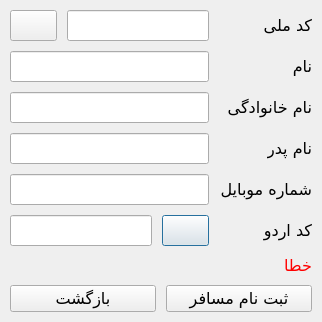
<?xml version="1.0" encoding="UTF-8"?>
<ui version="4.0">
 <class>RegisterPassengerDialog</class>
 <widget class="QDialog" name="RegisterPassengerDialog">
  <property name="geometry">
   <rect>
    <x>0</x>
    <y>0</y>
    <width>382</width>
    <height>384</height>
   </rect>
  </property>
  <property name="font">
   <font>
    <family>B Nazanin</family>
    <pointsize>12</pointsize>
   </font>
  </property>
  <property name="windowTitle">
   <string>ثبت نام مسافر</string>
  </property>
  <property name="windowIcon">
   <iconset resource="resource.qrc">
    <normaloff>:/icons/resources/icons/registerPassenger.png</normaloff>:/icons/resources/icons/registerPassenger.png</iconset>
  </property>
  <property name="layoutDirection">
   <enum>Qt::RightToLeft</enum>
  </property>
  <property name="locale">
   <locale language="Persian" country="Iran"/>
  </property>
  <layout class="QVBoxLayout" name="verticalLayout">
   <property name="spacing">
    <number>10</number>
   </property>
   <property name="sizeConstraint">
    <enum>QLayout::SetFixedSize</enum>
   </property>
   <property name="leftMargin">
    <number>10</number>
   </property>
   <property name="topMargin">
    <number>10</number>
   </property>
   <property name="rightMargin">
    <number>10</number>
   </property>
   <property name="bottomMargin">
    <number>10</number>
   </property>
   <item>
    <layout class="QFormLayout" name="FLayout">
     <property name="sizeConstraint">
      <enum>QLayout::SetFixedSize</enum>
     </property>
     <property name="horizontalSpacing">
      <number>10</number>
     </property>
     <property name="verticalSpacing">
      <number>10</number>
     </property>
     <item row="0" column="0">
      <widget class="QLabel" name="lblId">
       <property name="text">
        <string>کد ملی</string>
       </property>
      </widget>
     </item>
     <item row="1" column="0">
      <widget class="QLabel" name="lblName">
       <property name="text">
        <string>نام</string>
       </property>
      </widget>
     </item>
     <item row="1" column="1">
      <widget class="QLineEdit" name="txtName"/>
     </item>
     <item row="2" column="0">
      <widget class="QLabel" name="lblFamily">
       <property name="text">
        <string>نام خانوادگی</string>
       </property>
      </widget>
     </item>
     <item row="2" column="1">
      <widget class="QLineEdit" name="txtFamily"/>
     </item>
     <item row="3" column="0">
      <widget class="QLabel" name="lblFather">
       <property name="text">
        <string>نام پدر</string>
       </property>
      </widget>
     </item>
     <item row="3" column="1">
      <widget class="QLineEdit" name="txtFather"/>
     </item>
     <item row="4" column="0">
      <widget class="QLabel" name="lblPhone">
       <property name="text">
        <string>شماره موبایل</string>
       </property>
      </widget>
     </item>
     <item row="4" column="1">
      <widget class="QLineEdit" name="txtPhone"/>
     </item>
     <item row="5" column="0">
      <widget class="QLabel" name="lblTourId">
       <property name="text">
        <string>کد اردو</string>
       </property>
      </widget>
     </item>
     <item row="5" column="1">
      <layout class="QHBoxLayout" name="HLayoutTour">
       <item>
        <widget class="QPushButton" name="btnSelectTour">
         <property name="text">
          <string/>
         </property>
         <property name="icon">
          <iconset resource="resource.qrc">
           <normaloff>:/icons/resources/icons/Tour.png</normaloff>:/icons/resources/icons/Tour.png</iconset>
         </property>
         <property name="iconSize">
          <size>
           <width>25</width>
           <height>25</height>
          </size>
         </property>
        </widget>
       </item>
       <item>
        <widget class="QLineEdit" name="txtTourId"/>
       </item>
      </layout>
     </item>
     <item row="0" column="1">
      <layout class="QHBoxLayout" name="HLayoutId">
       <item>
        <widget class="QLineEdit" name="txtId"/>
       </item>
       <item>
        <widget class="QPushButton" name="btnSearchId">
         <property name="text">
          <string/>
         </property>
         <property name="icon">
          <iconset resource="resource.qrc">
           <normaloff>:/icons/resources/icons/searchPassenger.png</normaloff>:/icons/resources/icons/searchPassenger.png</iconset>
         </property>
         <property name="iconSize">
          <size>
           <width>25</width>
           <height>25</height>
          </size>
         </property>
        </widget>
       </item>
      </layout>
     </item>
    </layout>
   </item>
   <item>
    <widget class="QLabel" name="lblError">
     <property name="palette">
      <palette>
       <active>
        <colorrole role="WindowText">
         <brush brushstyle="SolidPattern">
          <color alpha="255">
           <red>255</red>
           <green>0</green>
           <blue>0</blue>
          </color>
         </brush>
        </colorrole>
       </active>
       <inactive>
        <colorrole role="WindowText">
         <brush brushstyle="SolidPattern">
          <color alpha="255">
           <red>255</red>
           <green>0</green>
           <blue>0</blue>
          </color>
         </brush>
        </colorrole>
       </inactive>
       <disabled>
        <colorrole role="WindowText">
         <brush brushstyle="SolidPattern">
          <color alpha="255">
           <red>120</red>
           <green>120</green>
           <blue>120</blue>
          </color>
         </brush>
        </colorrole>
       </disabled>
      </palette>
     </property>
     <property name="text">
      <string>خطا</string>
     </property>
    </widget>
   </item>
   <item>
    <layout class="QHBoxLayout" name="HLayoutButtons">
     <property name="spacing">
      <number>10</number>
     </property>
     <item>
      <widget class="QPushButton" name="btnRegister">
       <property name="text">
        <string>ثبت نام مسافر</string>
       </property>
       <property name="icon">
        <iconset resource="resource.qrc">
         <normaloff>:/icons/resources/icons/registerPassenger.png</normaloff>:/icons/resources/icons/registerPassenger.png</iconset>
       </property>
       <property name="iconSize">
        <size>
         <width>40</width>
         <height>40</height>
        </size>
       </property>
      </widget>
     </item>
     <item>
      <widget class="QPushButton" name="btnReturn">
       <property name="text">
        <string>بازگشت</string>
       </property>
       <property name="icon">
        <iconset resource="resource.qrc">
         <normaloff>:/icons/resources/icons/return.png</normaloff>:/icons/resources/icons/return.png</iconset>
       </property>
       <property name="iconSize">
        <size>
         <width>40</width>
         <height>40</height>
        </size>
       </property>
       <property name="shortcut">
        <string>Ctrl+S</string>
       </property>
      </widget>
     </item>
    </layout>
   </item>
  </layout>
 </widget>
 <tabstops>
  <tabstop>txtId</tabstop>
  <tabstop>btnSearchId</tabstop>
  <tabstop>txtName</tabstop>
  <tabstop>txtFamily</tabstop>
  <tabstop>txtFather</tabstop>
  <tabstop>txtPhone</tabstop>
  <tabstop>btnSelectTour</tabstop>
  <tabstop>txtTourId</tabstop>
  <tabstop>btnRegister</tabstop>
  <tabstop>btnReturn</tabstop>
 </tabstops>
 <resources>
  <include location="resource.qrc"/>
 </resources>
 <connections/>
</ui>
